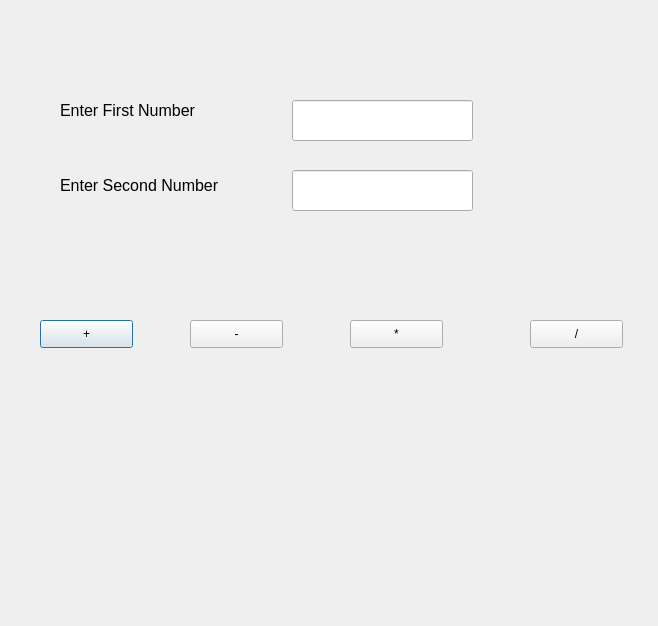
<?xml version="1.0" encoding="UTF-8"?>
<ui version="4.0">
 <class>Dialog</class>
 <widget class="QDialog" name="Dialog">
  <property name="geometry">
   <rect>
    <x>0</x>
    <y>0</y>
    <width>658</width>
    <height>626</height>
   </rect>
  </property>
  <property name="windowTitle">
   <string>Dialog</string>
  </property>
  <widget class="QLabel" name="labelFirstNumber">
   <property name="geometry">
    <rect>
     <x>60</x>
     <y>90</y>
     <width>231</width>
     <height>41</height>
    </rect>
   </property>
   <property name="font">
    <font>
     <pointsize>12</pointsize>
    </font>
   </property>
   <property name="text">
    <string>Enter First Number</string>
   </property>
  </widget>
  <widget class="QLabel" name="labelSecondNumber">
   <property name="geometry">
    <rect>
     <x>60</x>
     <y>170</y>
     <width>231</width>
     <height>31</height>
    </rect>
   </property>
   <property name="font">
    <font>
     <pointsize>12</pointsize>
    </font>
   </property>
   <property name="text">
    <string>Enter Second Number </string>
   </property>
  </widget>
  <widget class="QLabel" name="labelResult">
   <property name="geometry">
    <rect>
     <x>30</x>
     <y>440</y>
     <width>601</width>
     <height>71</height>
    </rect>
   </property>
   <property name="font">
    <font>
     <pointsize>12</pointsize>
    </font>
   </property>
   <property name="text">
    <string/>
   </property>
  </widget>
  <widget class="QLineEdit" name="lineEditFirstNumber">
   <property name="geometry">
    <rect>
     <x>292</x>
     <y>100</y>
     <width>181</width>
     <height>41</height>
    </rect>
   </property>
  </widget>
  <widget class="QLineEdit" name="lineEditSecondNumber">
   <property name="geometry">
    <rect>
     <x>292</x>
     <y>170</y>
     <width>181</width>
     <height>41</height>
    </rect>
   </property>
  </widget>
  <widget class="QPushButton" name="pushButtonPlus">
   <property name="geometry">
    <rect>
     <x>40</x>
     <y>320</y>
     <width>93</width>
     <height>28</height>
    </rect>
   </property>
   <property name="text">
    <string>+</string>
   </property>
  </widget>
  <widget class="QPushButton" name="pushButtonSubtract">
   <property name="geometry">
    <rect>
     <x>190</x>
     <y>320</y>
     <width>93</width>
     <height>28</height>
    </rect>
   </property>
   <property name="text">
    <string>-</string>
   </property>
  </widget>
  <widget class="QPushButton" name="pushButtonMultiply">
   <property name="geometry">
    <rect>
     <x>350</x>
     <y>320</y>
     <width>93</width>
     <height>28</height>
    </rect>
   </property>
   <property name="text">
    <string>*</string>
   </property>
  </widget>
  <widget class="QPushButton" name="pushButtonDivide">
   <property name="geometry">
    <rect>
     <x>530</x>
     <y>320</y>
     <width>93</width>
     <height>28</height>
    </rect>
   </property>
   <property name="text">
    <string>/</string>
   </property>
  </widget>
 </widget>
 <resources/>
 <connections/>
</ui>
